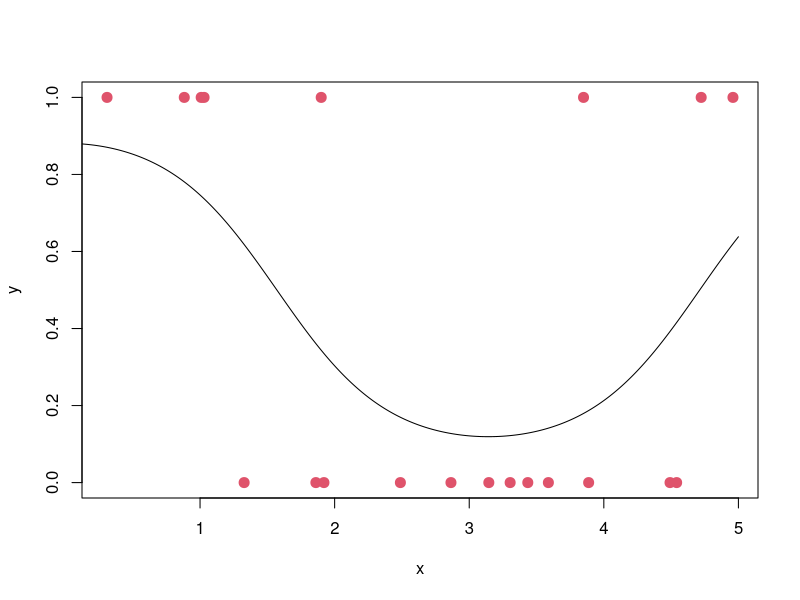
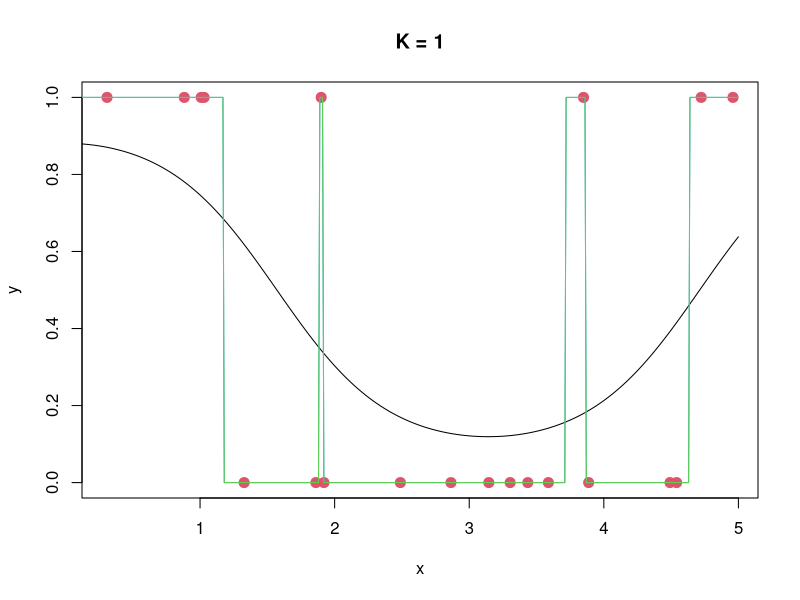
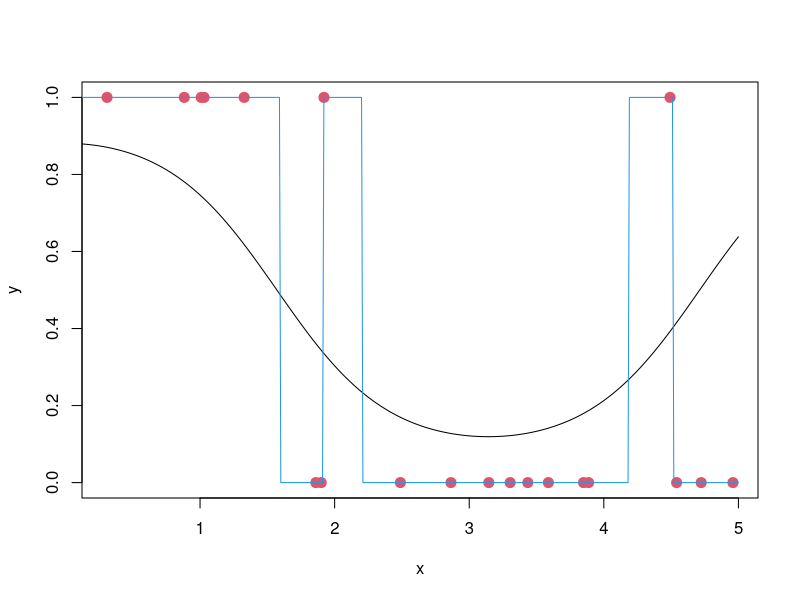
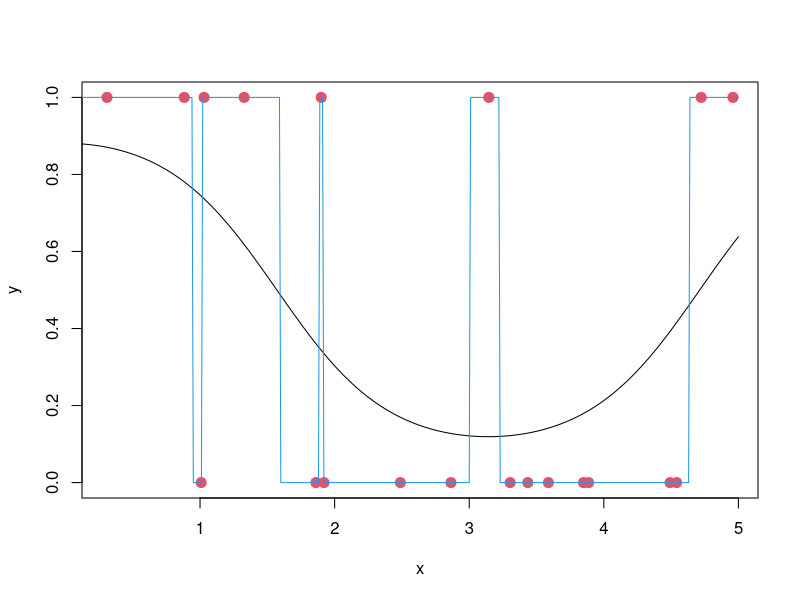
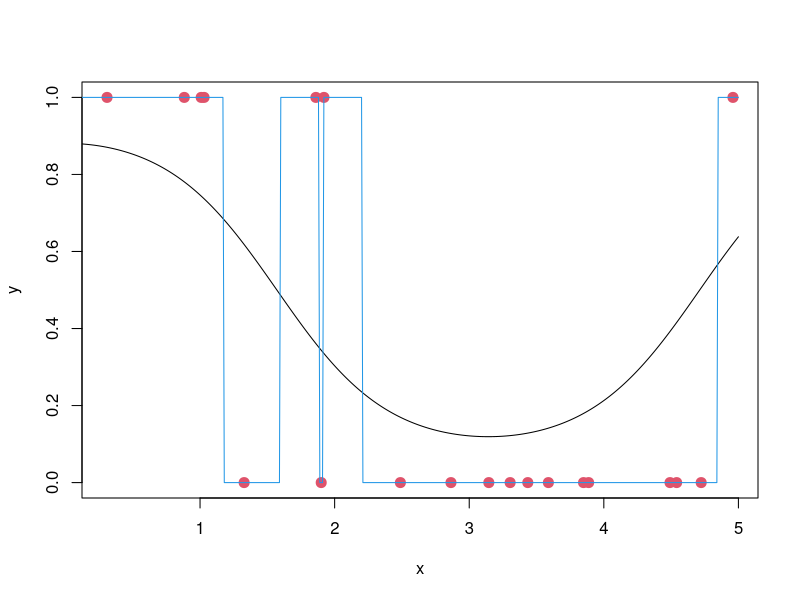
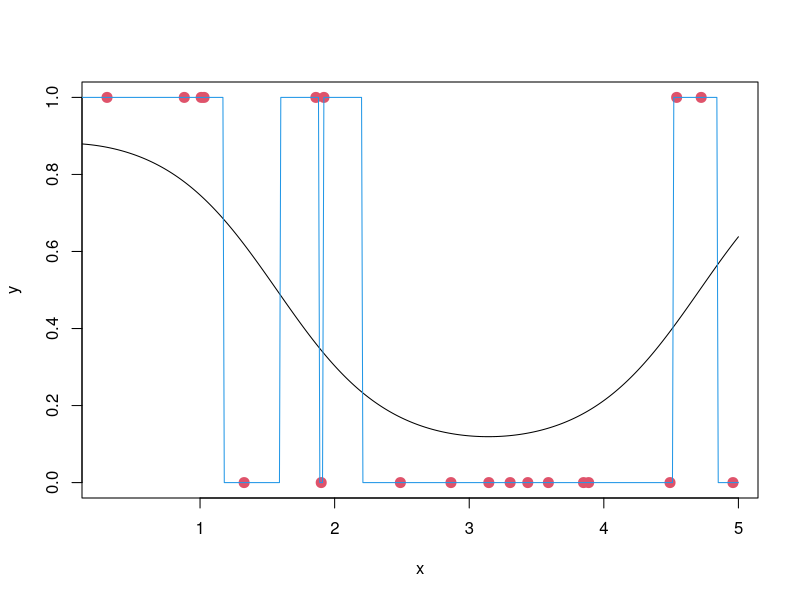
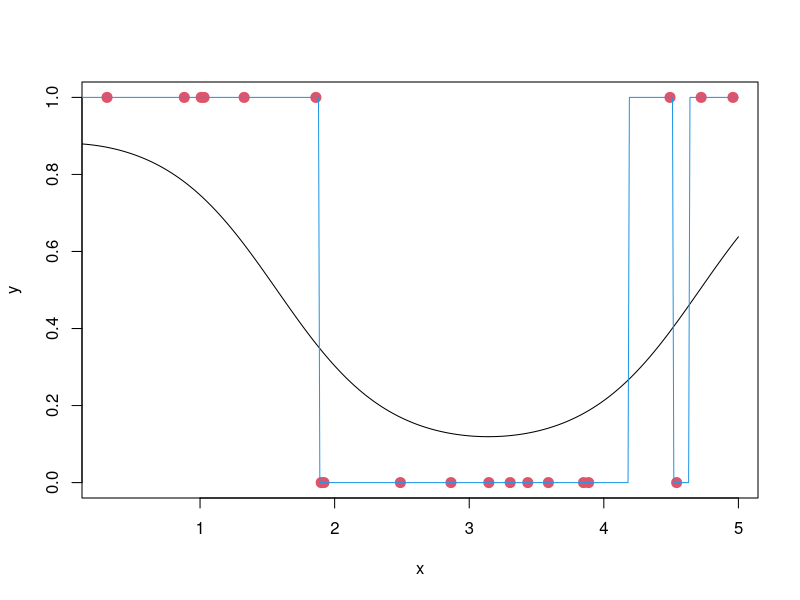
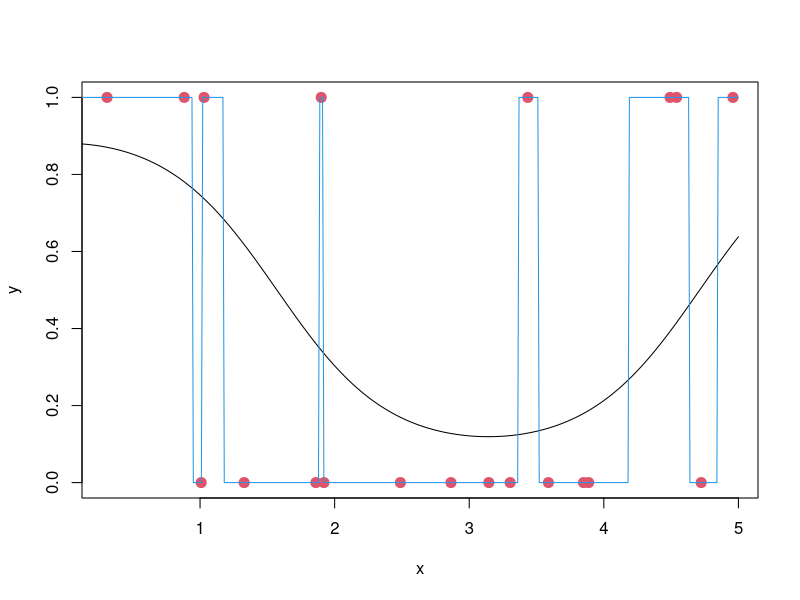

Generate these figures, in order, with R:
# R code to illustrate K-nearest neighbors (KNN) classifier and the Bayes optimal classifier.
# This code accompanies Lecture 3: Measuring performance.
#
# Author: Jeffrey W. Miller
# Date: Feb 3, 2019

# ____________________________________________________________________________________________

# KNN classifier algorithm (for univariate x's and binary y's) -- probability version
#   x0 = new point at which to predict the y value
#   x = (x_1,...,x_n) = vector of training x's, where x[i] is real-valued
#   y = (y_1,...,y_n) = vector of training y's, where y[i] is 0 or 1
#   K = number of neighbors to use
#   p1_hat = estimated probability of y0=1 given x0
#   Note: We can transform p1_hat to a prediction of the y value at x0 by thresholding p1_hat.
KNN_classifier = function(x0, x, y, K) {
    distances = abs(x - x0)  # Euclidean distance between x0 and each x_i
    o = order(distances)  # order of the training points by distance from x0 (nearest to farthest)
    p1_hat = mean(y[o[1:K]])  # proportion of y values of the K nearest training points that are equal to 1
    return(p1_hat)  # return estimated probability of y0=1
}

# ____________________________________________________________________________________________
# Demonstrate KNN classifier

# Simulate a dataset with univariate x's
set.seed(1)  # set random number generator
n = 20  # number of samples
x = 5*runif(n)  # simulate training x's uniformly on the interval [0,5]
p1 = function(x) { exp(2*cos(x))/(1 + exp(2*cos(x))) }  # p1(x) = true probability of y=1 given x (true relationship between x and y)
y = rbinom(n,1,p1(x))  # simulate training y's as Bernoulli r.v.s with probabilities p1(x)
plot(x,y,col=2,pch=20,cex=2)  # plot training data
x_grid = seq(from=0, to=5, by=0.01)  # grid of x values at which to plot true and predicted y values
lines(x_grid,p1(x_grid))  # plot true p1(x) values for the grid

# Run KNN to predict y at each point on the grid of x values
K = 1  # number of neighbors to use
p1_grid_hat = sapply(x_grid, function(x0) { KNN_classifier(x0, x, y, K) })  # run KNN classifier at each x in the grid
y_grid_hat = round(p1_grid_hat > 0.5)  # predict the y values for each x in the grid by thresholding the estimated probabilities
plot(x,y,col=2,pch=20,cex=2)  # plot training data
title(paste("K =",K))
lines(x_grid,p1(x_grid))  # plot true p1(x) values for the grid
lines(x_grid,p1_grid_hat,col=4)  # plot the estimated probabilities of y=1 for each x0 in the grid
lines(x_grid,y_grid_hat,col=3)  # plot the predicted y values for each x0 in the grid


# ____________________________________________________________________________________________
# Error rates and the Bayes optimal classifier

# Training error rate
p1_hat = sapply(x, function(x0) { KNN_classifier(x0, x, y, K) })  # run KNN classifier (probability version) at each x in the training set
y_hat = round(p1_hat > 0.5)  # predict the y values for each x in the training set (prediction version of KNN)
train_error = mean(y_hat != y)  # compute the training error rate
print(paste0("Training error rate (K = ",K,"): ",train_error))

# Test error rate
n_test = 10000  # large number of samples to simulate as a test set
x_test = 5*runif(n_test)  # simulate test x's
y_test = rbinom(n_test,1,p1(x_test))  # simulate test y's
p1_test_hat = sapply(x_test, function(x0) { KNN_classifier(x0, x, y, K) })  # run KNN classifier (probability version) at each x in the test set
y_test_hat = round(p1_test_hat > 0.5)  # predict the y values for each x in the test set (prediction version of KNN)
test_error = mean(y_test_hat != y_test)  # compute the test error rate
print(paste0("Test error rate (K = ",K,"): ",test_error))
# How can we tell if this is a good test error rate?  Since this is a simulation, we can compare with the best possible test error rate...

# Bayes optimal classifier
y_hat_optimal = round(p1(x) > 0.5)  # use the true p1(x) to make the best possible predictions on the training set
train_error_optimal = mean(y_hat_optimal != y)  # compute the training error rate for the Bayes optimal classifier
print(paste0("Training error rate (Optimal): ",train_error_optimal))
y_test_hat_optimal = round(p1(x_test) > 0.5)  # use the true p1(x) to make the best possible predictions on the test set
test_error_optimal = mean(y_test_hat_optimal != y_test)  # compute the test error rate for the Bayes optimal classifier
print(paste0("Test error rate (Optimal): ",test_error_optimal))

# ____________________________________________________________________________________________

# Bias-variance tradeoff
K = 1  # number of neighbors to use
n_datasets = 50  # number of data sets to simulate, to approximate expectations over the Y's (with fixed x's)
for (i in 1:n_datasets) {
    y = rbinom(n,1,p1(x))  # simulate training y's
    plot(x,y,col=2,pch=20,cex=2,ylim=c(0,1))  # plot training data
    lines(x_grid,p1(x_grid))  # plot true p1(x) values for the grid
    p1_grid_hat = sapply(x_grid, function(x0) { KNN_classifier(x0, x, y, K) })  # run KNN classifier at each x in the grid
    # y_grid_hat = round(p1_grid_hat > 0.5)  # predict the y values for each x
    lines(x_grid,p1_grid_hat,col=4)  # plot predicted p1(x) values for the grid
    # lines(x_grid,y_grid_hat,col=3)  # plot the predicted y values for each x0 in the grid
    Sys.sleep(0.1)  # pause in order to display the plot
    # readline()  # Wait for <Enter> to continue
}






